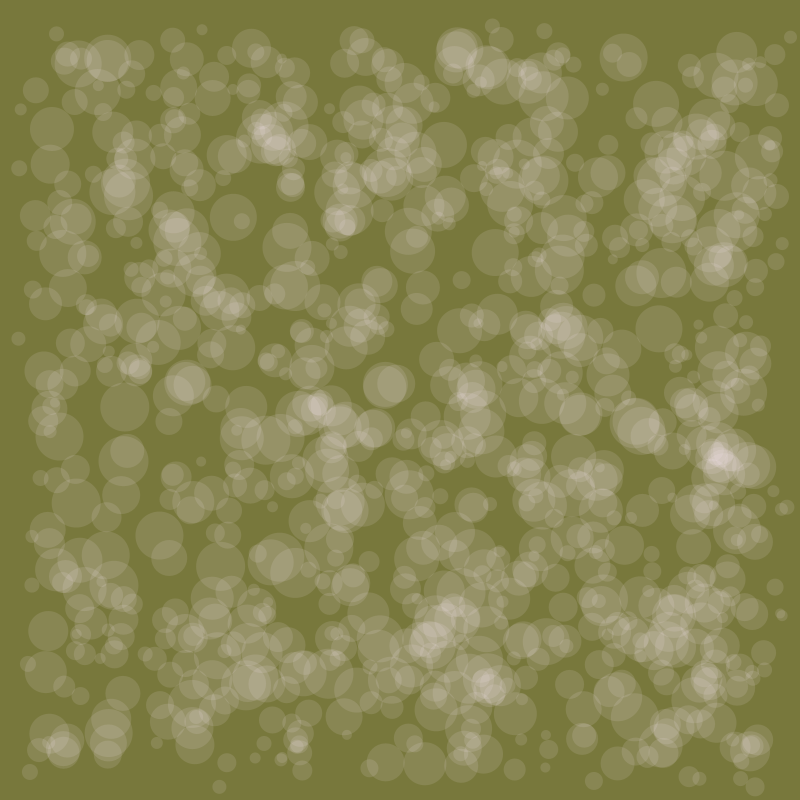
Frame 1 (no input)
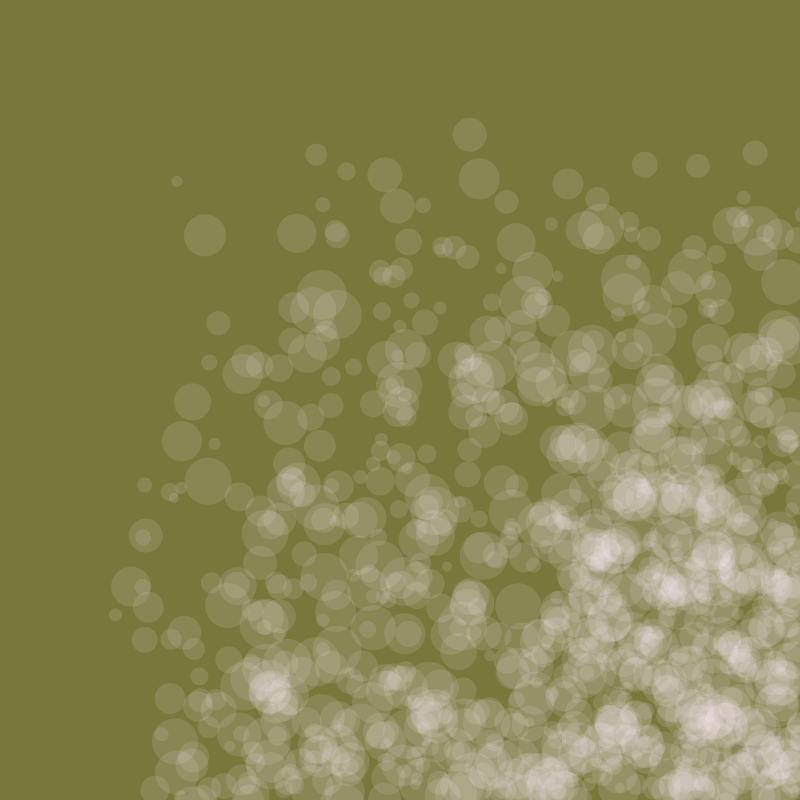
Frame 60 (the mouse pressed at the canvas centre just before this capture)
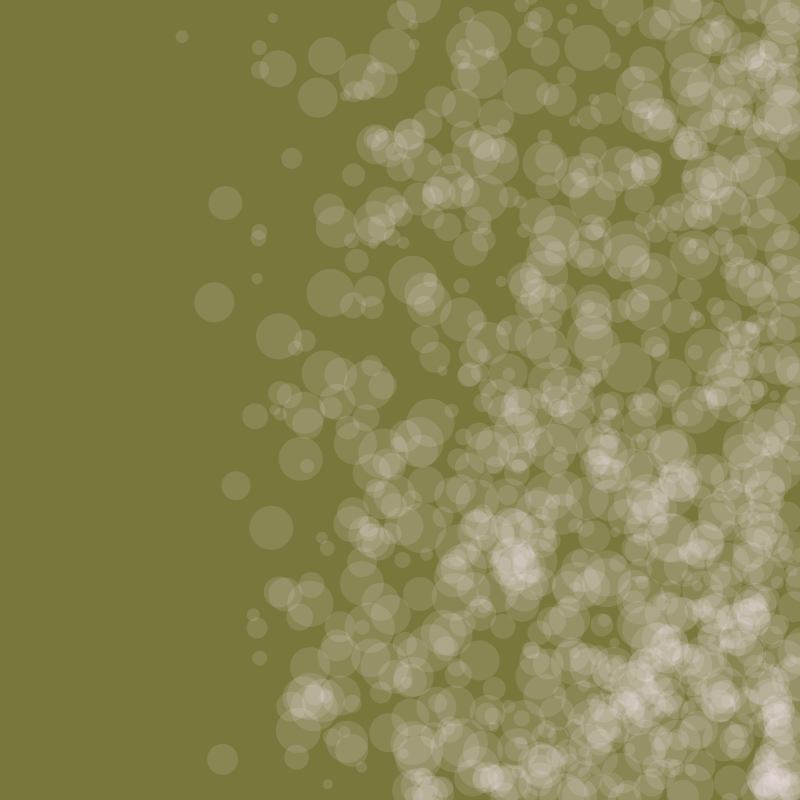
Frame 120 (the mouse held since frame 60 and released just before this capture)

The Processing sketch that drew these frames (run headless with seeded random() and noise(); from frame 60 on, the mouse is pressed at the canvas centre):

// Processing sketch: processing_33734
// ── processing_33734.pde

int numCircles = 1000;
float [] circleX = new float[numCircles];
float [] circleY = new float[numCircles];

int [] rad= new int[numCircles];
float [] speedX = new float [numCircles];
float [] speedY = new float [numCircles];

void setup(){
  
  frameRate(60);
  size(800,800);
  smooth();
    noStroke();
  
  
  
  for( int i = 0; i< numCircles; i++){
  rad[i] = round(random(10,50));
  circleX[i] = round(random(rad[i], width-rad[i])) ;
  circleY[i] = round(random(rad[i], width-rad[i]));
  
    speedX [i] = random(1,5);
    speedY [i] = random(1,10);  
  
  }
  
  
  
}
    


void draw(){

    background(120,120,60);
   
   
   
 
    for(int j=1; j<numCircles; j++){
      
   
   
      
       //moving the balls// 
   
   circleX[j] = circleX[j] + speedX[j];
   circleY[j] = circleY[j] + speedY[j];
   
      
    
  //bouncing//
  
   if(circleX[j] >= width || circleX[j] <= 0){
     speedX[j] = speedX[j] *-1;
   
  }
   
    else if(circleY[j] >= height || circleY[j] <= 0){
     speedY[j] = speedY[j] *-1;
  
   }
    
  
   fill(255,240,255,30);
   ellipse(circleX[j], circleY[j], rad[j],rad[j]);
   
  }
 
  
  }
    
    
    
    
    
  
